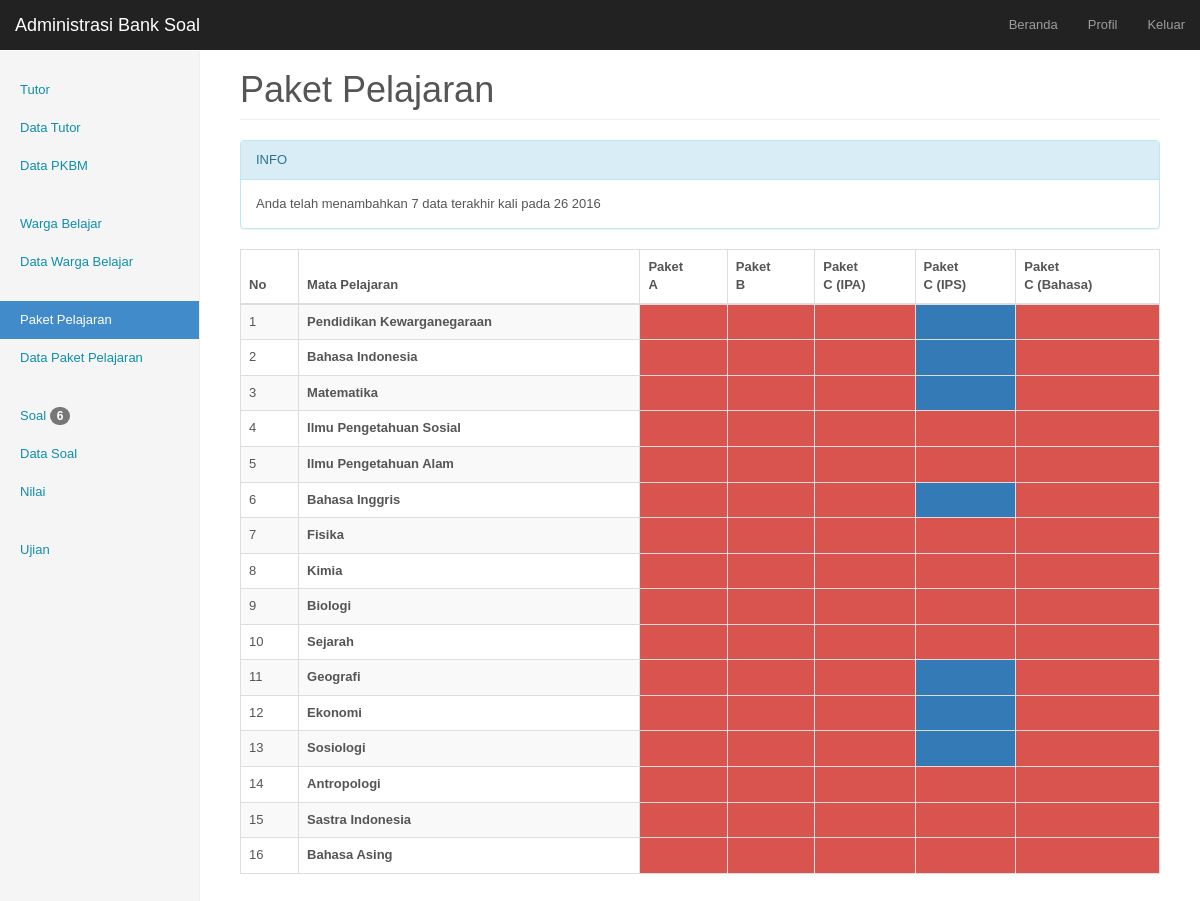
The app's page /admin/index.php?p=paket_pelajaran (signed in) with its own data.
### tables this page shows
CREATE TABLE IF NOT EXISTS `menu` (
  `id_menu` int(2) NOT NULL AUTO_INCREMENT,
  `login` enum('guru','admin','semua') NOT NULL,
  `menu` varchar(250) NOT NULL,
  `link` varchar(450) NOT NULL,
  `tempat` enum('atas','bawah') NOT NULL,
  `level` int(1) NOT NULL,
  PRIMARY KEY (`id_menu`)
);

CREATE TABLE IF NOT EXISTS `paket` (
  `id_paket` int(1) NOT NULL AUTO_INCREMENT,
  `paket` varchar(15) NOT NULL,
  PRIMARY KEY (`id_paket`)
);

CREATE TABLE IF NOT EXISTS `mata_pelajaran` (
  `id_pelajaran` int(4) NOT NULL AUTO_INCREMENT,
  `mata_pelajaran` varchar(75) NOT NULL,
  PRIMARY KEY (`id_pelajaran`)
);

CREATE TABLE IF NOT EXISTS `paket_pelajaran` (
  `id_paket_pelajaran` int(4) NOT NULL AUTO_INCREMENT,
  `id_paket` int(1) NOT NULL,
  `id_pelajaran` int(4) NOT NULL,
  `id_guru` int(3) NOT NULL,
  `kkm` double NOT NULL,
  `tgl_input` date NOT NULL,
  `penginput` int(3) NOT NULL,
  `lihat` date NOT NULL,
  PRIMARY KEY (`id_paket_pelajaran`)
);

### admin/index.php (called while the page is built)
<?php
	require "halaman.php";
?>

### admin/include/function.php (called while the page is built)
<?php
	function totalbadge($kolom){
		$total=mysql_num_rows(mysql_query("SELECT * FROM $kolom WHERE lihat='0000-00-00'"));
		return $total;
	}
?>

### admin/include/page-paketpelajaran.php (the view, shortened to what this page needs)
<?php
	$querycaritanggalpp=mysql_query("SELECT tgl_input FROM paket_pelajaran WHERE penginput='$admin[id_guru]' GROUP BY tgl_input ORDER BY tgl_input DESC");
	$caritanggalpp=mysql_fetch_array($querycaritanggalpp);
	$banyakdata=mysql_num_rows(mysql_query("SELECT * FROM paket_pelajaran WHERE penginput='$admin[id_guru]' AND tgl_input='$caritanggalpp[0]'"));
	$tglinputpp=explode("-",$caritanggalpp[0]);
	$bulan=array("","Januari","Februari","Maret","April","Mei","Juni","Juli","Agustus","September","Oktober","November","Desember");
	echo "<div class=\"panel panel-info\">
	<div class=\"panel-heading\">INFO</div>
    <div class=\"panel-body\">
	";
	if($banyakdata>0){
		echo "Anda telah menambahkan $banyakdata data terakhir kali pada ".$tglinputpp[2] ." ". $bulan[$tglinputpp[1]] ." ". $tglinputpp[0];
	}
	else {
		echo "Anda belum menambahkan data. ";
	}
	echo "
	</div>
</div>
	";
?>
<table class="table table-striped table-bordered">
	<thead>
        <tr>
           	<th>No</th>
            <th>Mata Pelajaran</th>
            <?php
				$querypaket=mysql_query("SELECT paket FROM paket");
				while($paket=mysql_fetch_array($querypaket)){
					echo "<th>Paket<br />$paket[paket]</th>";
				}
			?>
        </tr>
	</thead>
    <tbody>
       	<?php
			$no=1;
			$querypaketpelajaran=mysql_query("SELECT id_pelajaran, mata_pelajaran FROM mata_pelajaran ORDER BY id_pelajaran ASC");
			while($paketpelajaran=mysql_fetch_array($querypaketpelajaran)){
				echo "<tr>
					<td>$no</td>
					<td style=\"font-weight:bold\">$paketpelajaran[1]</td>
				";
				$querypaket1=mysql_query("SELECT * FROM paket");
				while($paket1=mysql_fetch_array($querypaket1)){
					$id=mysql_fetch_array(mysql_query("SELECT * FROM paket_pelajaran WHERE id_paket=$paket1[id_paket] AND id_pelajaran=$paketpelajaran[0]"));
					$total=mysql_num_rows(mysql_query("SELECT * FROM paket_pelajaran WHERE id_paket=$paket1[id_paket] AND id_pelajaran=$paketpelajaran[0]"));
					if($total>=1){
						echo "<td class=\"label-primary paketpelajaran\" style=\"color:#fff; cursor:pointer\" id=\"paket-$id[id_paket_pelajaran]\" data-toggle=\"modal\" data-target=\"#form-lihat-data\">&nbsp;</td>";
					}
					else{
						echo "<td class=\"label-danger\">&nbsp;</td>";
					}
				}
				echo "
				</tr>
				";
				$no++;
			}
		?>
    </tbody>
</table>

### admin/halaman.php (shortened to what this page needs)
<?php
	$queryadmin=mysql_query("SELECT * FROM guru WHERE id_guru='$_SESSION[id_admin]'");
	$admin=mysql_fetch_array($queryadmin);
	if($admin['sebagai']=="admin"){
?>
<!DOCTYPE html PUBLIC "-//W3C//DTD XHTML 1.0 Transitional//EN" "http://www.w3.org/TR/xhtml1/DTD/xhtml1-transitional.dtd">
<html xmlns="http://www.w3.org/1999/xhtml">
<head>
<link rel="stylesheet" type="text/css" href="../css/bootstrap.css" />
<link rel="stylesheet" type="text/css" href="../css/jquery-ui-1.10.4.custom.css" />
<link rel="stylesheet" type="text/css" href="css/halaman-style-admin.css" />
<link rel="stylesheet" type="text/css" href="css/eventCalendar.css" />
<link rel="stylesheet" type="text/css" href="css/eventCalendar_theme_responsive.css" />
</head>
<body data-spy="scroll" data-target="#myScrollspy">
	<nav class="navbar navbar-inverse navbar-fixed-top" role="navigation">
      <div class="container-fluid">
        <div class="navbar-header">
          <a class="navbar-brand" href="#">Administrasi Bank Soal</a>
        </div>
        <div id="navbar" class="navbar-collapse collapse">
        	<ul class="nav navbar-nav navbar-right">
        	<?php
				$querymenu=mysql_query("SELECT menu, link FROM menu WHERE (login='semua' OR login='admin') AND tempat='atas' ORDER BY level ASC");
				$pagenow=$_GET['p'];
				while($menu1=mysql_fetch_array($querymenu)){
					$menu=explode("-",$menu1['menu']);
					$link=explode("-",$menu1['link']);
					for($i=0;$i<count($menu);$i++){
						if($link[$i]=="?p=" . $pagenow || $link[$i]==$pagenow)
							echo "<li><a href='#' class='aktif-menu'>$menu[$i]</a></li>";
						else
							echo "<li><a href='$link[$i]'>$menu[$i]</a></li>";
					}
				}
			?>
          	</ul>
        </div>
      </div>
    </nav>
    <div class="container-fluid">
    	<div class="row">
        <div class="col-sm-3 col-md-2 sidebar">
        	<?php
				include "include/function.php";
				$querymenu2=mysql_query("SELECT menu, link FROM menu WHERE (login='semua' OR login='admin') AND tempat='bawah' ORDER BY level ASC");
				while($menu2=mysql_fetch_array($querymenu2)){
					$menu=explode("-",$menu2['menu']);
					$link=explode("-",$menu2['link']);
					echo "<ul class='nav nav-sidebar'>";
					for($i=0;$i<count($menu);$i++){
						if($link[$i]=="?p=".$pagenow || $link[$i]==$pagenow){
							echo "<li class='active'><a href='#'>$menu[$i]";
							echo "</a></li>";
						}
						else{
							echo "<li><a href='$link[$i]'>$menu[$i]
							";
							if($menu[$i]=="Guru"){
								$total=totalbadge("guru");
								if($total>0){
									echo "<span class=\"badge\">$total</span>";
								}
							}
							else if($menu[$i]=="Siswa"){
								$total=totalbadge("Siswa");
								if($total>0){
									echo "<span class=\"badge\">$total</span>";
								}
							}
							else if($menu[$i]=="Paket Pelajaran"){
								$total=totalbadge("paket_pelajaran");
								if($total>0){
									echo "<span class=\"badge\">$total</span>";
								}
							}
							else if($menu[$i]=="Soal"){
								$total=totalbadge("soal_pelajaran");
								if($total>0){
									echo "<span class=\"badge\">$total</span>";
								}
							}
							echo "</a></li>";
						}
					}
					echo "</ul>";
				}
			?>
        </div>
        <div class="col-sm-9 col-sm-offset-3 col-md-10 col-md-offset-2 main">
            <?php require "include/body-isi.php";
			?>
        </div>
    </div >
</body>
</html>
<?php
	}
?>

### admin/include/body-isi.php (shortened to what this page needs)
<?php
	$p=$_GET['p'];
	$l="?p=".$p;
	$header="";
	$pagequery=mysql_query("SELECT menu,link FROM menu WHERE link like '%$l%'");
	$page=mysql_fetch_array($pagequery);
	$m=explode("-",$page['menu']);
	$lin=explode("-",$page['link']);
	for($i=0;$i<count($m);$i++){
		if($lin[$i]==$l){
			$header=$m[$i];
		}
	}
	switch($p){
		case "paket_pelajaran" :
			echo "<h1 class='page-header'>$header</h1>";
			include "page-paketpelajaran.php";
			break;
	}
?>

### admin/css/halaman-style-admin.css (style rules this page uses)
body { padding-top: 50px; }
.navbar-fixed-top { border: 0; }
.sidebar { display: none; }
@media (min-width: 768px) { .sidebar { position: fixed; top: 51px; bottom: 0; left: 0; z-index: 1000; display: block; padding: 20px; overflow-x: hidden; overflow-y: auto; background-color: #f5f5f5; border-right: 1px solid #eee; } }
.nav-sidebar { margin-right: -21px; margin-bottom: 20px; margin-left: -20px; }
.nav-sidebar > li > a { padding-right: 20px; padding-left: 20px; }
.nav-sidebar > .active > a, .nav-sidebar > .active > a:hover, .nav-sidebar > .active > a:focus { color: #fff; background-color: #428bca; }
.main { padding: 20px; }
@media (min-width: 768px) { .main { padding-right: 40px; padding-left: 40px; } }
.main .page-header { margin-top: 0; }

### admin/css/eventCalendar_theme_responsive.css (style rules this page uses)
body { font-family: Arial, "Lucida Grande", sans-serif; font-size: 13px; line-height: 18px; color: #555; background-color:#fff; }
a { color: #0E8EAB }

### records on screen
menu: menu "Beranda", menu "Profil", menu "Keluar"
menu: menu "Tutor", menu "Data Tutor", menu "Data PKBM"
menu: menu "Warga Belajar", menu "Data Warga Belajar"
menu: menu "Paket Pelajaran", menu "Data Paket Pelajaran"
menu: menu "Soal", total "6", menu "Data Soal", menu "Nilai"
menu: menu "Ujian"
paket: paket "A"
paket: paket "B"
paket: paket "C (IPA)"
paket: paket "C (IPS)"
paket: paket "C (Bahasa)"
mata_pelajaran: mata_pelajaran "Pendidikan Kewarganegaraan"
mata_pelajaran: mata_pelajaran "Bahasa Indonesia"
mata_pelajaran: mata_pelajaran "Matematika"
mata_pelajaran: mata_pelajaran "Ilmu Pengetahuan Sosial"
mata_pelajaran: mata_pelajaran "Ilmu Pengetahuan Alam"
mata_pelajaran: mata_pelajaran "Bahasa Inggris"
mata_pelajaran: mata_pelajaran "Fisika"
mata_pelajaran: mata_pelajaran "Kimia"
mata_pelajaran: mata_pelajaran "Biologi"
mata_pelajaran: mata_pelajaran "Sejarah"
mata_pelajaran: mata_pelajaran "Geografi"
mata_pelajaran: mata_pelajaran "Ekonomi"
mata_pelajaran: mata_pelajaran "Sosiologi"
mata_pelajaran: mata_pelajaran "Antropologi"
mata_pelajaran: mata_pelajaran "Sastra Indonesia"
mata_pelajaran: mata_pelajaran "Bahasa Asing"

### other values on screen
$banyakdata "7"
$tglinputpp[2] "26"
$tglinputpp[0] "2016"
